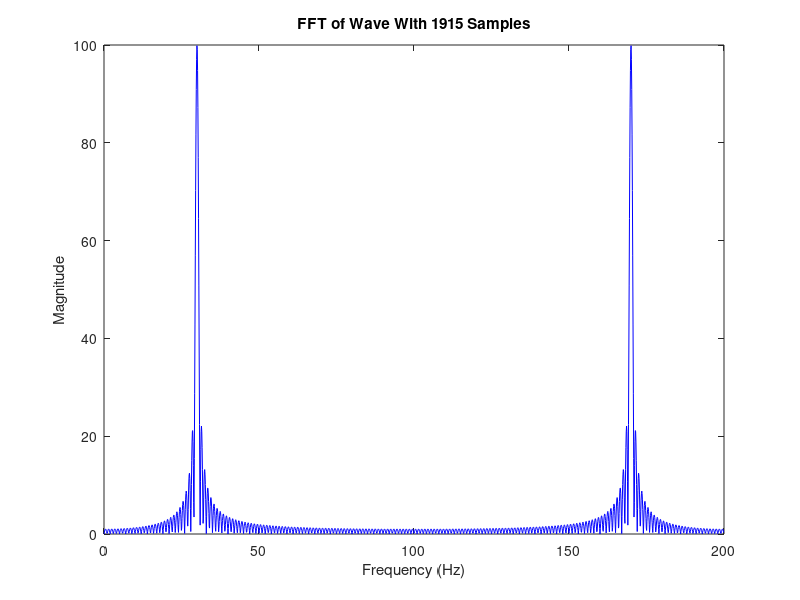

This figure's MATLAB source:
a = 1 + mod(231,3);
t = 0 : (10/200) : 10 - (10/200);
x =  0.1*sin(120*pi*t) + cos(126*pi*t);
y = fft(x , 215);
m = abs(y);
f = (0:length(y)-1)*200/length(y);
plot(f,m,'b')
xlabel('Frequency (Hz)')
ylabel('Magnitude')
title('FFT of Wave With 215 Samples')

a = 1 + mod(231,3);
t = 0 : (10/200) : 10 - (10/200);
x =  0.1*sin(120*pi*t) + cos(126*pi*t);
y = fft(x , 415);
m = abs(y);
f = (0:length(y)-1)*200/length(y);
plot(f,m,'b')
xlabel('Frequency (Hz)')
ylabel('Magnitude')
title('FFT of Wave With 415 Samples')

a = 1 + mod(231,3);
t = 0 : (10/200) : 10 - (10/200);
x =  0.1*sin(120*pi*t) + cos(126*pi*t);
y = fft(x , 1115);
m = abs(y);
f = (0:length(y)-1)*200/length(y);
plot(f,m,'b')
xlabel('Frequency (Hz)')
ylabel('Magnitude')
title('FFT of Wave With 1115 Samples')

a = 1 + mod(231,3);
t = 0 : (10/200) : 10 - (10/200);
x =  0.1*sin(120*pi*t) + cos(126*pi*t);
y = fft(x , 1515);
m = abs(y);
f = (0:length(y)-1)*200/length(y);
plot(f,m,'b')
xlabel('Frequency (Hz)')
ylabel('Magnitude')
title('FFT of Wave With 1515 Samples')

a = 1 + mod(231,3);
t = 0 : (10/200) : 10 - (10/200);
x =  0.1*sin(120*pi*t) + cos(126*pi*t);
y = fft(x , 1915);
m = abs(y);
f = (0:length(y)-1)*200/length(y);
plot(f,m,'b')
xlabel('Frequency (Hz)')
ylabel('Magnitude')
title('FFT of Wave With 1915 Samples')
